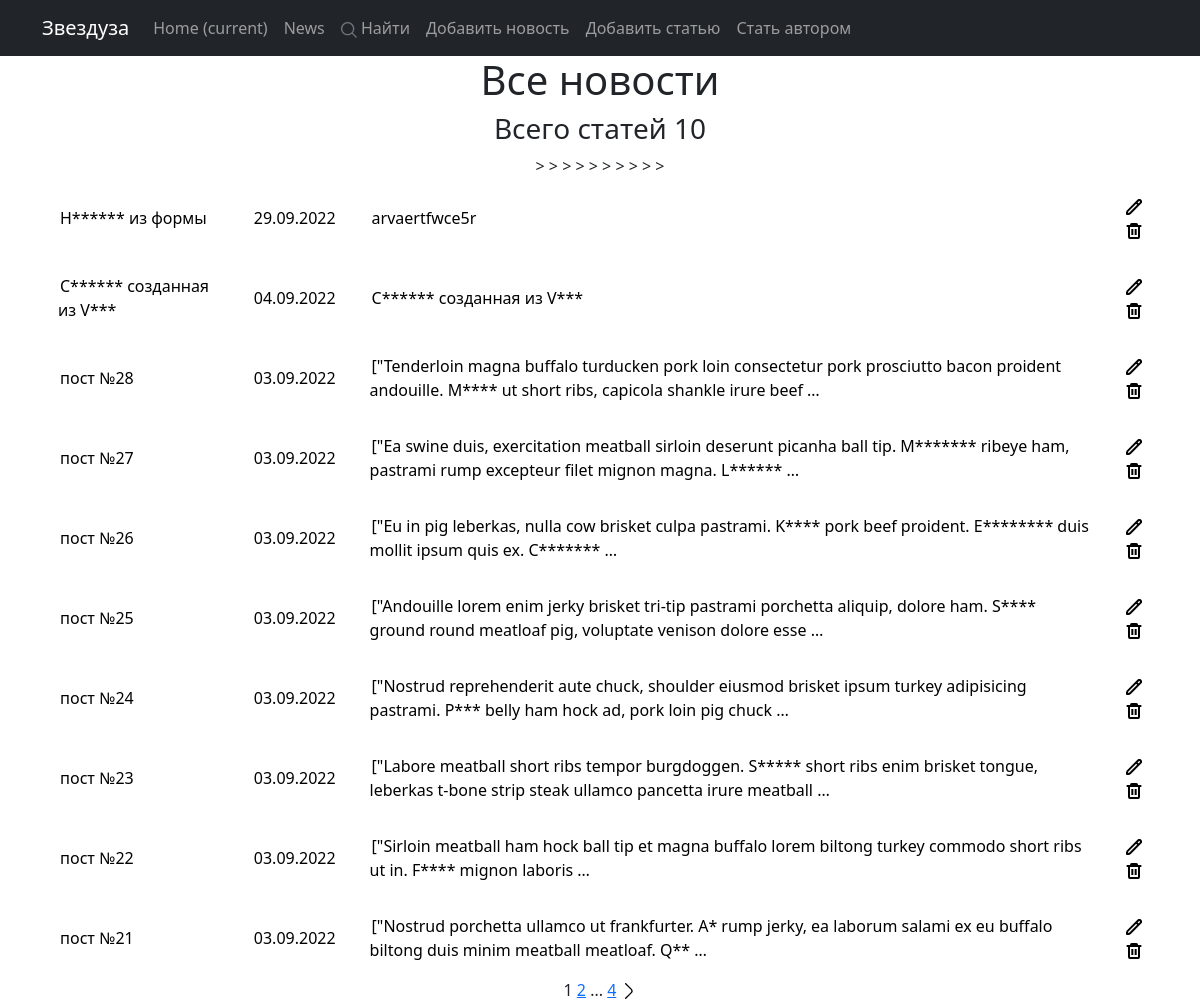
Page /news/ on the committed database.
### news/models.py (models this page shows, shortened)
class Post(models.Model):
    author = models.ForeignKey(Author, on_delete=models.CASCADE)
    type = models.CharField(max_length=2,
                            choices=POST_TYPE,
                            default=article)
    created = models.DateTimeField(auto_now_add=True)
    category = models.ManyToManyField(Category, through='PostCategory')
    header = models.CharField(max_length=255)
    text = models.TextField()
    rank = models.IntegerField(default=0)

### news/views.py (the view)
# urls.py: path('news/', PostsList.as_view(), name='news'),
class PostsList(ListView):
    model = Post
    ordering = '-created'
    template_name = 'posts.html'
    context_object_name = 'posts'
    paginate_by = 10
    def get_context_data(self, **kwargs):
        context = super().get_context_data(**kwargs)
        context['is_not_author'] = not self.request.user.groups.filter(name='author').exists()
        return context

### news/templatetags/custom_filters.py (called while the page is built)
@register.filter()
def censor(text):
    if not isinstance(text, str):
        raise TypeError('filter censor applied to non-string value')
    text = text.split() # если не текст, райзается AttributeError
    result = ''
    for word in text:
        result += ' ' + word[0] + '*' * (len(word) - 1) if word.capitalize() == word and word[0].isalpha() else ' ' + word
    return result

### news/templatetags/custom_tags.py (called while the page is built)
@register.simple_tag
def make_posttype_url(post_type):
    return 'article' if post_type == 'AR' else 'news'

@register.simple_tag
def make_triple_dot(next_page, total):
    return '...' if total - next_page > 1 else ''

@register.simple_tag(takes_context=True)
def url_replace(context, **kwargs):
    d = context['request'].GET.copy()
    for k, v in kwargs.items():
        d[k] = v
    return d.urlencode()

### templates/posts.html (shortened to what this page needs)
{% extends 'flatpages/default.html' %}
{% load custom_filters %}
{% load custom_tags %}
{% load static %}
{% block content %}
    <h1>Все новости</h1>
    <h3>Всего статей {{posts|length}}</h3>
    {% if posts %}
        <table class="custom-table">
            {% for post in posts %}
                <tr>
                    <td><a class="custom-link" href="/news/{{post.pk}}">{{ post.header|censor }}</a></td>
                    <td><a class="custom-link" href="/news/{{post.pk}}">{{ post.created|date:'d.m.Y' }}</a></td>
                    <td><a class="custom-link" href="/news/{{post.pk}}">{{ post.text|truncatewords:20|censor }}</a></td>
                    <td>
                        <a href="/{% make_posttype_url post.type %}/{{post.pk}}/edit" title="edit">
                            <img src="{% static 'icons/pencil.svg' %}" class="icon">
                        </a>
                        <br>
                        <a href="/{% make_posttype_url post.type %}/{{post.pk}}/delete" title="delete">
                            <img src="{% static 'icons/trash.svg' %}" class="icon">
                        </a>
                    </td>>
                </tr>
           {% endfor %}
        </table>
    {% endif %}
    {{ page_obj.number }}
    {% if page_obj.has_next %}
        <a href="?{% url_replace page=page_obj.next_page_number %}">{{ page_obj.next_page_number }}</a>
        {% if paginator.num_pages != page_obj.next_page_number %}
            {% make_triple_dot  page_obj.next_page_number paginator.num_pages %}
        <a href="?{% url_replace page=page_obj.paginator.num_pages %}">{{ page_obj.paginator.num_pages }}</a>
        {% endif %}
        <a href="?{% url_replace page=page_obj.next_page_number %}">
            <img src="{% static 'icons/right.svg' %}" class="icon">
        </a>
   {% endif %}
{% endblock content %}

### templates/flatpages/default.html (shortened to what this page needs)
{% load static %}
<!DOCTYPE html>
<html lang="en">
    <head>
        <link href="{% static 'css/styles.css' %}" rel="stylesheet" />
    </head>
    <body>
        <nav class="navbar navbar-expand-lg navbar-dark bg-dark static-top">
            <div class="container">
                <a class="navbar-brand" href="#">Звездуза</a>
                <div class="collapse navbar-collapse" id="navbarResponsive">
                    <ul class="navbar-nav ml-auto">
                        <li class="nav-item active">
                            <a class="nav-link" href="#">Home
                                <span class="sr-only">(current)</span>
                            </a>
                        </li>
                        <li class="nav-item">
                            <a class="nav-link" href="/news/">
                                News
                            </a>
                        </li>
                        <li class="nav-item">
                            <a class="nav-link" href="/news/search/">
                                <img src="{% static 'icons/search.svg' %}" class="icon" > Найти
                            </a>
                        </li>
                        <li class="nav-item">
                            <a class="nav-link" href="/news/create/">
                                Добавить новость
                            </a>
                        </li>
                        <li class="nav-item">
                            <a class="nav-link" href="/article/create/">
                                Добавить статью
                            </a>
                        </li>
                        {% if is_not_author %}
                        <li> <a class="nav-link" href="/account/upgrade/">Стать автором</a> </li>
                        {% endif %}
                    </ul>
                </div>
            </div>
        </nav>
        <div class="container">
            <div class="row">
                <div class="col-lg-12 text-center">
                    {% block content %}
                    {% endblock content %}
                </div>
            </div>
        </div>
    </body>
</html>

### rows in the picture
Post: header|censor "Н****** из формы", created "29.09.2022", text|censor "arvaertfwce5r"
Post: header|censor "С****** созданная из V***", created "04.09.2022", text|censor "С****** созданная из V***"
Post: header|censor "пост №28", created "03.09.2022", text|censor "[\"Tenderloin magna buffalo turducken pork loin consectetur pork prosciutto bacon proident andouille. M**** ut short ribs, capicola shankle irure beef …"
Post: header|censor "пост №27", created "03.09.2022", text|censor "[\"Ea swine duis, exercitation meatball sirloin deserunt picanha ball tip. M******* ribeye ham, pastrami rump excepteur filet mignon magna. L****** …"
Post: header|censor "пост №26", created "03.09.2022", text|censor "[\"Eu in pig leberkas, nulla cow brisket culpa pastrami. K**** pork beef proident. E******** duis mollit ipsum quis ex. C******* …"
Post: header|censor "пост №25", created "03.09.2022", text|censor "[\"Andouille lorem enim jerky brisket tri-tip pastrami porchetta aliquip, dolore ham. S**** ground round meatloaf pig, voluptate venison dolore esse …"
Post: header|censor "пост №24", created "03.09.2022", text|censor "[\"Nostrud reprehenderit aute chuck, shoulder eiusmod brisket ipsum turkey adipisicing pastrami. P*** belly ham hock ad, pork loin pig chuck …"
Post: header|censor "пост №23", created "03.09.2022", text|censor "[\"Labore meatball short ribs tempor burgdoggen. S***** short ribs enim brisket tongue, leberkas t-bone strip steak ullamco pancetta irure meatball …"
Post: header|censor "пост №22", created "03.09.2022", text|censor "[\"Sirloin meatball ham hock ball tip et magna buffalo lorem biltong turkey commodo short ribs ut in. F**** mignon laboris …"
Post: header|censor "пост №21", created "03.09.2022", text|censor "[\"Nostrud porchetta ullamco ut frankfurter. A* rump jerky, ea laborum salami ex eu buffalo biltong duis minim meatball meatloaf. Q** …"

### other values in the picture
{{ posts|length }} "10"
{{ page_obj.number }} "1"
{{ page_obj.next_page_number }} "2"
{{ page_obj.paginator.num_pages }} "4"
